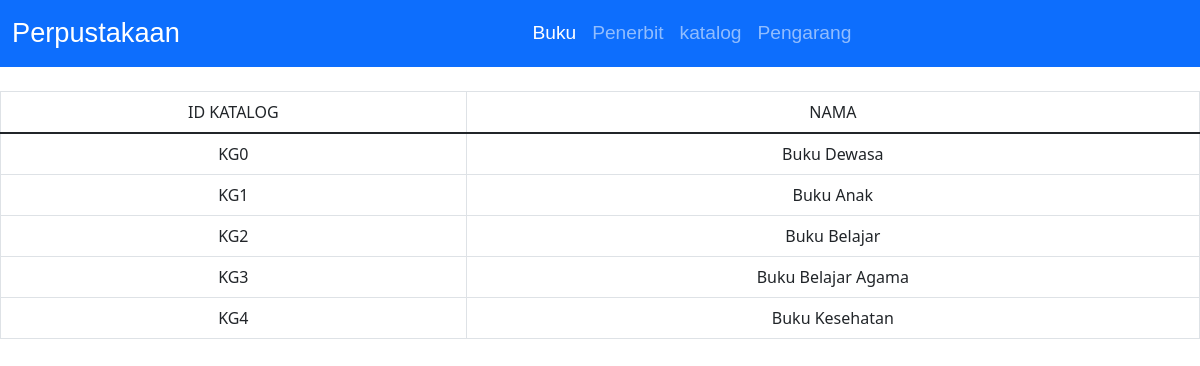
Page /katalog.php on the committed database.
### tables this page shows
CREATE TABLE `katalog` (
  `id_katalog` varchar(3) NOT NULL,
  `nama` varchar(255) DEFAULT NULL
);

### katalog.php (the view, shortened to what this page needs)
<!DOCTYPE html>
<html lang="en">
<head>
    <link rel="stylesheet" href="css/style.css">
    <link href="https://cdn.jsdelivr.net/npm/bootstrap@5.1.3/dist/css/bootstrap.min.css" rel="stylesheet">
</head>
<body>
    <?php
    include_once ("connect.php");
    $table_katalog = mysqli_query($conn, "SELECT * FROM katalog");
    ?>
    <nav class="navbar navbar-expand-lg navbar-dark bg-primary">
  <div class="container-fluid">
    <a class="navbar-brand" href="#">Perpustakaan</a>
    <div class="collapse navbar-collapse" id="navbarSupportedContent">
      <ul class="navbar-nav me-auto mb-2 mb-lg-0">
        <li class="nav-item">
          <a class="nav-link active" aria-current="page" href="index.php">Buku</a>
        </li>
        <li class="nav-item">
          <a class="nav-link" href="penerbit.php">Penerbit</a>
        </li>
        <li class="nav-item dropdown">
          <a class="nav-link" aria-current="page" href="katalog.php">katalog</a>
        </li>
        <li class="nav-item">
          <a class="nav-link" href="pengarang.php" aria-current="page">Pengarang</a>
        </li>
      </ul>
    </div>
  </div>
</nav>
        <div class="row">
            <div class="col-md-12">
                <div class="table-responsive">
                    <table class="table table-bordered">
                        <thead>
                            <tr>
                                <td class="text-center">ID KATALOG</td>
                                <td class="text-center">NAMA</td>
                            </tr>
                        </thead>
                        <tbody>
                            <?php
                                while($ktg = mysqli_fetch_assoc($table_katalog)) {
                                    echo "
                                    <tr>
                                        <td><center>".$ktg['id_katalog']."</center></td>
                                        <td><center>".$ktg['nama']."</center></td>
                                    </tr>
                                    ";
                                }
                            ?>
                        </tbody>
                    </table>
                </div>
            </div>
        </div>
</body>
</html>

### css/style.css (style rules this page uses)
* { overflow-x: hidden; }
body { overflow-x: hidden; }
nav { margin-bottom: 2%; overflow-y: hidden; overflow-x: hidden; }
.container-fluid .navbar-brand { font-weight: 400; font-size: 1.7rem; font-family: sans-serif; }
.navbar-nav { margin: auto; font-size: 1.2rem; font-family: sans-serif; }

### rows in the picture
katalog: id_katalog "KG0", nama "Buku Dewasa"
katalog: id_katalog "KG1", nama "Buku Anak"
katalog: id_katalog "KG2", nama "Buku Belajar"
katalog: id_katalog "KG3", nama "Buku Belajar Agama"
katalog: id_katalog "KG4", nama "Buku Kesehatan"
